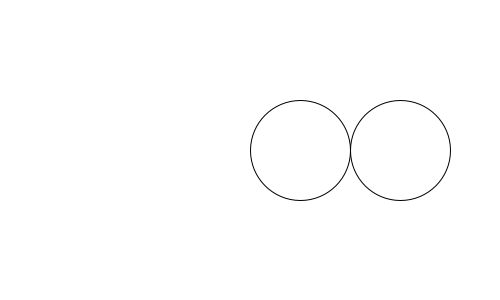
Frame 1 (no input)
Frame 60 (the mouse pressed at the canvas centre just before this capture): identical to frame 1, image omitted
Frame 120 (the mouse held since frame 60 and released just before this capture): identical to frame 1, image omitted

The Processing sketch that drew this single still picture (run headless with seeded random() and noise(); from frame 60 on, the mouse is pressed at the canvas centre):

// Processing sketch: Exercise1_file2
// ── Exercise1_file2.pde
int circleX;
int circleY;
float diameter;

void setup() {
 size(500, 300);
 circleX = 400;
 circleY = 150;
 diameter = 100;
}

void draw() {
 background(255);
 ellipse(circleX, circleY, diameter, diameter);
 ellipse(circleX-diameter, circleY, diameter, diameter);
}
